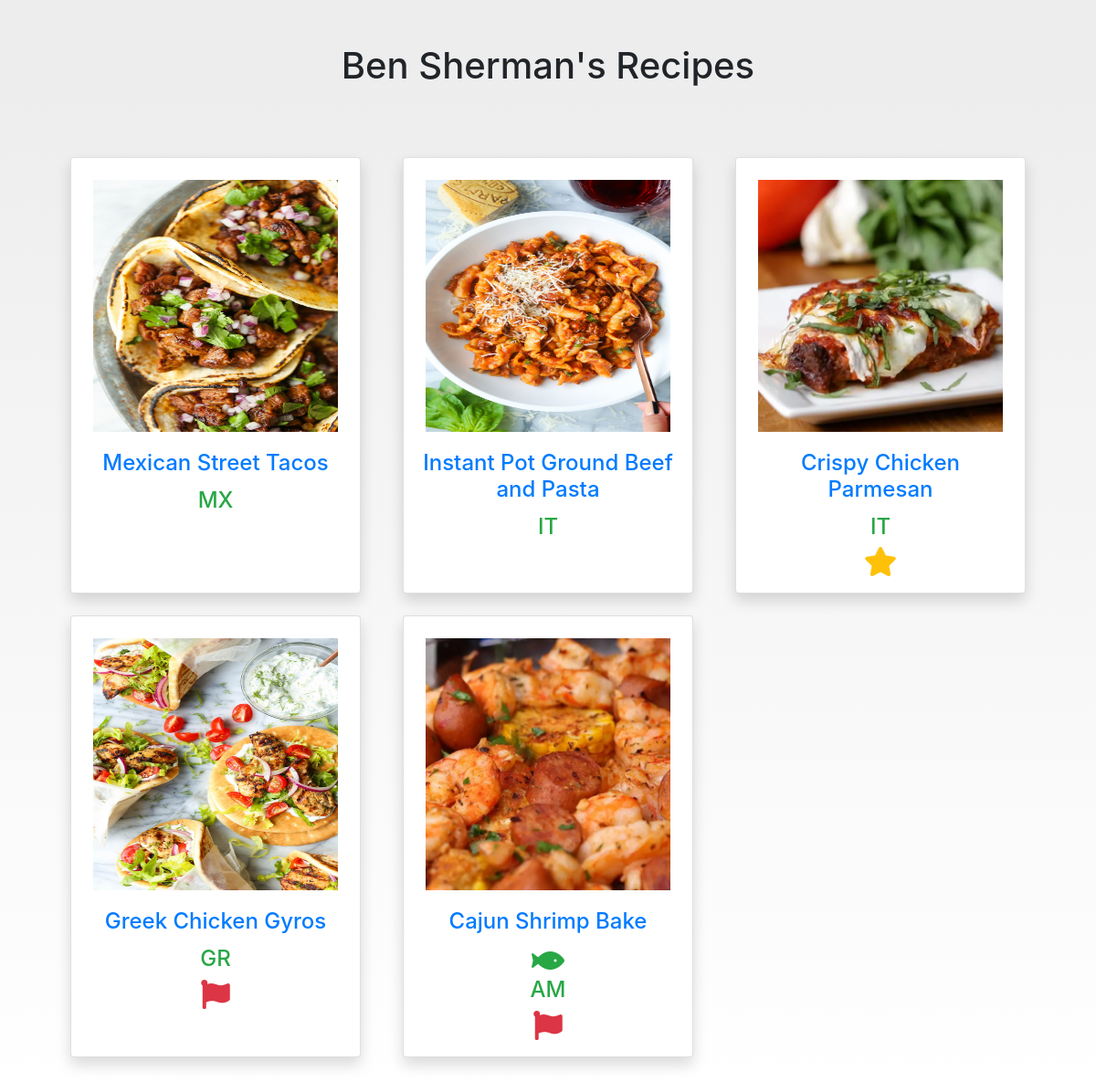
Page /my_recipe_list (signed in) on the committed database.
### recipe_app/models.py (models this page shows)
class User(models.Model):
    first_name = models.CharField(max_length=60)
    last_name = models.CharField(max_length=60)
    email = models.CharField(max_length=255)
    password = models.CharField(max_length=255)
    created_at = models.DateTimeField(auto_now_add=True)
    updated_at = models.DateTimeField(auto_now=True)
    objects = UserManager()

class Recipe(models.Model):
    MEAT_CHOICES = (
        ("RM", "Red Meat"),
        ("PL", "Poultry"),
        ("FI", "Fish"),
        ("VG", "Vegetarian"),
    )
    CATEGORY_CHOICES = (
        ("AM", "American"),
        ("CH", "Chinese"),
        ("EE", "Eastern European"),
        ("EN", "English"),
        ("FR", "French"),
        ("GE", "German"),
        ("GR", "Greek"),
        ("IN", "Indian"),
        ("IT", "Italian"),
        ("JP", "Japanese"),
        ("KR", "Korean"),
        ("MX", "Mexican"),
        ("OT", "Other"),
        ("SL", "Soul Food"),
    )
    title = models.CharField(max_length=90)
    picture = models.ImageField(upload_to="recipe_photo_album")
    link_to_recipe = models.URLField(max_length=200)
    description = models.TextField(blank=True)
    meat_type = models.CharField(max_length=2, choices=MEAT_CHOICES, default=MEAT_CHOICES[0][0])
    category = models.CharField(max_length=2, choices=CATEGORY_CHOICES, default=CATEGORY_CHOICES[0][0])
    best_quantity = models.DecimalField(max_digits=3, decimal_places=2, default=1)
    rating = models.DecimalField(max_digits=3, decimal_places=2, null=True)
    comments = models.TextField(blank=True)
    last_made_at = models.DateField()
    quick_and_easy = models.BooleanField(default=False)
    is_favorite = models.BooleanField(default=False)
    have_made_before = models.BooleanField(default=False)
    saved_by = models.ForeignKey(User, related_name='saved_recipes', on_delete=models.CASCADE, default=1)
    created_at = models.DateTimeField(auto_now_add=True)
    updated_at = models.DateTimeField(auto_now=True)
    objects = RecipeManager()

### recipe_app/views.py (the view)
# urls.py: path('my_recipe_list', views.recipe_list),
def recipe_list(request):
    if 'user_id' in request.session:
        current_user = User.objects.get(id=request.session['user_id'])
        current_users_recipes = Recipe.objects.filter(saved_by=current_user)
        previously_made = current_users_recipes.filter(have_made_before=True)
        favorited_recipes = current_users_recipes.filter(is_favorite=True)
        saved_recipes = current_users_recipes.filter(have_made_before=False)
        context = {
            'user': current_user,
            'recipes': current_users_recipes,
            'have_made': previously_made,
            'favorite_recipes' : favorited_recipes,
            'saved_for_later' : saved_recipes,
        }
        return render(request, 'recipe_list.html', context)
    else:
        return redirect('/login')

### recipe_app/templates/recipe_list.html (shortened to what this page needs)
<!DOCTYPE html>
    <html lang="en">
        <head>
            {% load static %}
            <link rel="stylesheet" href="{% static 'style.css' %}">
            <link rel="stylesheet" href="https://stackpath.bootstrapcdn.com/bootstrap/4.1.3/css/bootstrap.min.css"
>
            <link rel="stylesheet" href="https://use.fontawesome.com/releases/v5.0.13/css/all.css">
        </head>
        <body>
            <div id="header" class="text-center">
                <h1 class="p-5">{{ user.first_name }} {{ user.last_name }}'s Recipes</h1>
            </div>
            <div class="row">
                <div class="col px-5">
                    <div id="all_recipe_display">
                        <div id="card_holder" class="row p-3 mt-1">
                            {% for recipe in recipes %}
                            <div data-genre="{{ recipe.category }}" class="col-sm-6 col-lg-4 mb-4">
                                <a href="item/{{ recipe.id }}">
                                    <div id="recipe_cards" class="card h-100 shadow mx-2">
                                        <img src="{{ recipe.picture.url }}" alt="recipe_img" class="card-img-top pt-4 px-4">
                                        <div class="card-body text-center pb-3">
                                            <h4 class="card-title">{{ recipe.title }}</h4>
                                            {% if recipe.meat_type == 'FI' %}
                                                <i class="fas fa-fish fa-2x text-success"></i>
                                            {% endif %}
                                            <h4 class="card-text text-success">{{ recipe.category }}</h4>
                                            {% if recipe in favorite_recipes %}
                                                <i class="fas fa-star fa-2x text-warning"></i>
                                            {% endif %}
                                            {% if recipe in saved_for_later %}
                                                <i class="fas fa-flag fa-2x text-danger"></i>
                                            {% endif %}
                                        </div>
                                    </div>
                                </a>
                            </div>
                            {% empty %}
                            <h3 class="pt-5">Your recipe list is currently empty!</h3>
                            {% endfor %}
                        </div>
                    </div>
                </div>
            </div>
        </body>

### recipe_app/static/style.css (style rules this page uses)
body { font-family: "Raleway", sans-serif; background: linear-gradient(#edecec, white); padding: 0px 20px; }
#recipe_cards .card-img-top { height: 300px; }
#all_recipe_display a, #favorite_recipe_display a, #saved_recipe_display a { text-decoration: none; }

### rows in the picture
User: first_name "Ben", last_name "Sherman"
Recipe: picture (picture), title "Mexican Street Tacos", category "MX"
Recipe: picture (picture), title "Instant Pot Ground Beef and Pasta", category "IT"
Recipe: picture (picture), title "Crispy Chicken Parmesan", category "IT"
Recipe: picture (picture), title "Greek Chicken Gyros", category "GR"
Recipe: picture (picture), title "Cajun Shrimp Bake", meat_type "FI" (drawn), category "AM"
